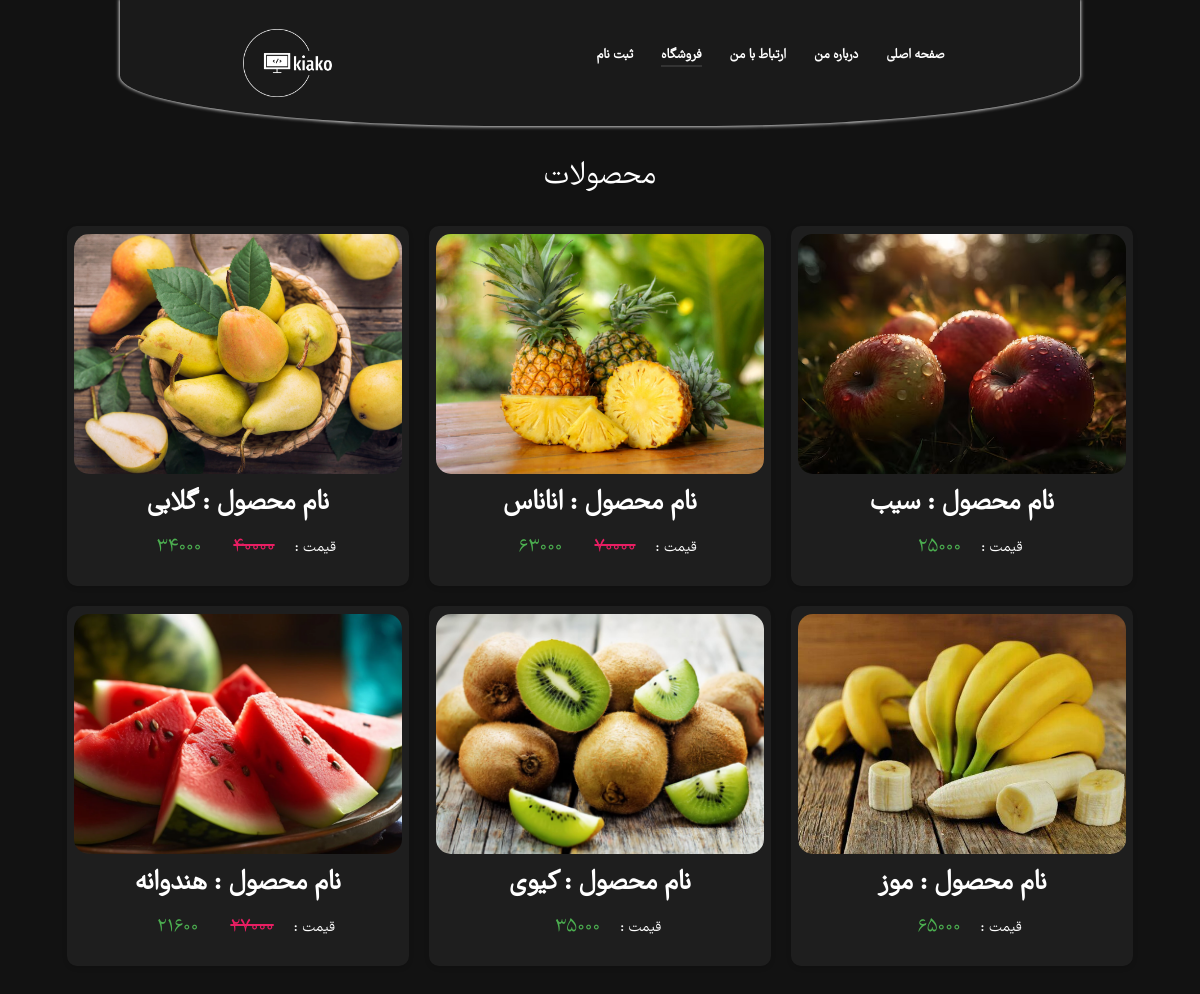
/mahsolat.php?id=1, run on the app's committed database.
### tables this page shows
CREATE TABLE `mahsolat` (
  `id` int(11) NOT NULL,
  `name` varchar(50) NOT NULL,
  `price` bigint(20) NOT NULL,
  `off` tinyint(4) DEFAULT NULL,
  `tozih` text NOT NULL,
  `pic` text NOT NULL,
  `category_id` int(11) DEFAULT NULL
);

### mahsolat.php (the view, shortened to what this page needs)
<!DOCTYPE html>
<html lang="fr" dir="rtl">
<head>
    <link href="https://cdn.jsdelivr.net/npm/bootstrap@5.3.3/dist/css/bootstrap.min.css" rel="stylesheet" />
    <link rel="stylesheet" href="style.css">
</head>
<body class="body">
    <nav class="nav hide">
        <div id="nav" class="nav-section hide">
            <ul>
                <li><a href="index.php">صفحه اصلی</a></li>
                <li><a href="about-me.html">درباره من</a></li>
                <li><a href="call-me.html">ارتباط با من</a></li>
                <li><a href="mahsolates.php" class="here-page">فروشگاه</a></li>
                <li><a href="login.html">ثبت نام</a></li>
            </ul>
        </div>
        <div class="nav-section">
            <img src="images/png/withe.png" alt="kiako-logo" class="logo" />
        </div>
    </nav>
    <section class="category-cards">
        <h2>محصولات</h2>
        <div class="card-container">
            <?php
            $server = 'localhost';
            $user = 'root';
            $pass = '';
            $dbname = 'kiako';
            $id = $_GET['id'];
            $connect = mysqli_connect($server, $user, $pass, $dbname);
            $sql = 'select * from mahsolat where category_id=' . $id;
            $result = mysqli_query($connect, $sql);
            if (mysqli_num_rows($result) > 0) {
                while ($row = mysqli_fetch_assoc($result)) {
                    if (empty($row['off'])) {
                        echo '
                            <div class="category-card mahsol">
                                <a href="/class-shop/mahsol.php?id=' . $row['id'] . '">
                                    <img src="images/' . $row['pic'] . '" alt="نام دسته بندی 1" />
                                    <h3>نام محصول : ' . $row['name'] . '</h3>
                                    <p>قیمت : <span class="price">' . $row['price'] . '</span></p>
                                </a>
                            </div>
            ';
                    } else {
                        $price = $row['price'];
                        $off = $row['off'];
                        $off_price = $price - (($price * $off) / 100);
                        echo '
                            <div class="category-card mahsol">
                                <a href="/class-shop/mahsol.php?id=' . $row['id'] . '">
                                    <img src="images/' . $row['pic'] . '" alt="نام دسته بندی 1" />
                                    <h3>نام محصول : ' . $row['name'] . '</h3>
                                    <p>قیمت : <span class="price">' . $off_price . '</span><span class="off-price" >' . $row['price'] . '</span></p>
                                </a>
                            </div>
                        ';
                    }
                }
            } else {
                echo '0';
            }
            ?>
        </div>
    </section>
</body>
</html>

### style.css (style rules this page uses)
:root { --primary-dark: #1a1a1a; --secondary-dark: #333333; --accent-1: #e91e63; --accent-2: #ffc107; --accent-3: #03a9f4; --tertiary-1: #4caf50; --tertiary-2: #9c27b0; --background-dark: #121212; --card-background: #1e1e1e; --primary-text: #ffffff; --secondary-text: #b0b0b0; --placeholder-text: #757575; --primary-button-background: #03a9f4; --primary-button-text: #ffffff; --secondary-button-background: #333333; --secondary-button-text: #ffffff; --tertiary-button-background: #4caf50; --tertiary-button-text: #ffffff; }
* { margin: 0; padding: 0; box-sizing: border-box; color: #fff; }
.body { font-family: "danstevis"; background-color: var(--background-dark); scroll-behavior: smooth; }
.nav { width: 80%; height: max-content; max-width: 100%; display: flex; padding: 0.5rem; margin: auto; border-radius: 0 0 40% 40%; justify-content: space-evenly; align-items: center; text-align: center; box-shadow: 0 0 3.5px 1px lightgray; background-color: var(--primary-dark); }
.nav ul { list-style-type: none; }
.nav-section ul { padding: 0; }
.nav ul li { margin: 0.25rem; display: inline; }
.nav ul li a { text-decoration: none; color: var(--primary-text); margin: 0.5rem; font-weight: 600; font-size: calc(0.5rem + 0.5vw); }
.nav ul li .here-page { border-bottom: 2px solid var(--secondary-dark); }
.logo { width: 110px; height: 110px; object-fit: contain; }
.nav .nav-section, .hide { margin: auto; max-width: 100%; height: max-content; text-align: center; }
.category-cards { margin: 20px auto; }
.category-cards h2 { text-align: center; margin-bottom: 20px; margin-top: 2rem; }
.card-container { display: flex; flex-wrap: wrap; justify-content: center; align-items: center; width: 95%; margin: auto; }
.category-card { width: 45%; max-width: 100%; height: max-content; margin: 10px; box-shadow: 0 2px 5px rgba(0, 0, 0, 0.13); text-align: center; background-color: var(--card-background); border-radius: 10px; }
.category-card a { display: block; text-decoration: none; color: var(--primary-text); padding: 0.45rem; }
.category-card img { width: 100%; max-width: 100%; height: 240px; object-fit: cover; border-radius: 15px; transition: all 0.5s; }
.category-card h3 { margin-top: 10px; font-weight: bold; padding: 0.25rem; }
.price { color: var(--tertiary-1); padding: 0.5rem; margin: 0.5rem; font-size: 1.25rem; font-weight: 400; }
.off-price { color: var(--accent-1); padding: 0.5rem; margin: 0.5rem; text-decoration: line-through; font-size: 1.25rem; font-weight: 400; }
.mahsol { width: 30%; }

### data on the page
mahsolat: pic (picture), name "سیب", price "25000"
mahsolat: pic (picture), name "اناناس", off_price "63000", price "70000"
mahsolat: pic (picture), name "گلابی", off_price "34000", price "40000"
mahsolat: pic (picture), name "موز", price "65000"
mahsolat: pic (picture), name "کیوی", price "35000"
mahsolat: pic (picture), name "هندوانه", off_price "21600", price "27000"
